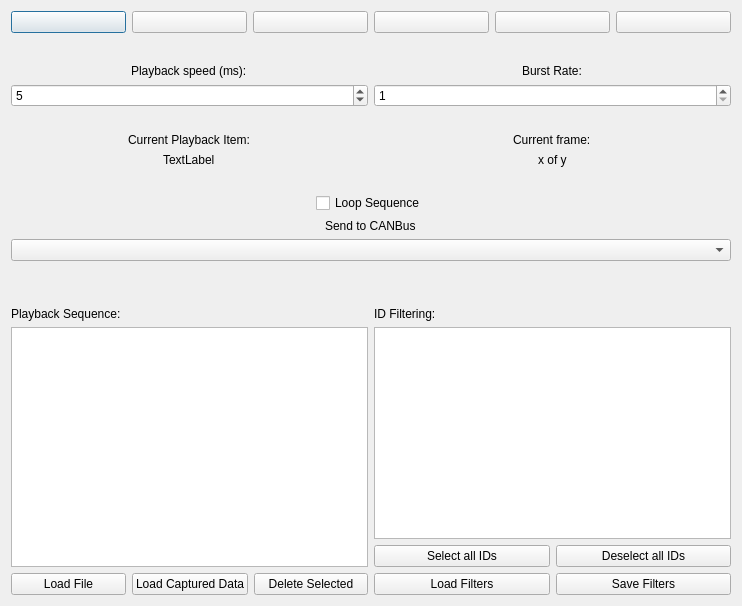
<?xml version="1.0" encoding="UTF-8"?>
<ui version="4.0">
 <class>FramePlaybackWindow</class>
 <widget class="QDialog" name="FramePlaybackWindow">
  <property name="geometry">
   <rect>
    <x>0</x>
    <y>0</y>
    <width>742</width>
    <height>606</height>
   </rect>
  </property>
  <property name="windowTitle">
   <string>Playback</string>
  </property>
  <layout class="QVBoxLayout" name="verticalLayout">
   <item>
    <layout class="QHBoxLayout" name="horizontalLayout">
     <item>
      <widget class="QPushButton" name="btnStepBack">
       <property name="text">
        <string/>
       </property>
       <property name="icon">
        <iconset resource="../icons.qrc">
         <normaloff>:/icons/images/NavBack.png</normaloff>:/icons/images/NavBack.png</iconset>
       </property>
      </widget>
     </item>
     <item>
      <widget class="QPushButton" name="btnPause">
       <property name="text">
        <string/>
       </property>
       <property name="icon">
        <iconset resource="../icons.qrc">
         <normaloff>:/icons/images/PauseHS.png</normaloff>:/icons/images/PauseHS.png</iconset>
       </property>
      </widget>
     </item>
     <item>
      <widget class="QPushButton" name="btnPlayReverse">
       <property name="text">
        <string/>
       </property>
       <property name="icon">
        <iconset resource="../icons.qrc">
         <normaloff>:/icons/images/ReverseHS.png</normaloff>:/icons/images/ReverseHS.png</iconset>
       </property>
      </widget>
     </item>
     <item>
      <widget class="QPushButton" name="btnStop">
       <property name="text">
        <string/>
       </property>
       <property name="icon">
        <iconset resource="../icons.qrc">
         <normaloff>:/icons/images/StopHS.png</normaloff>:/icons/images/StopHS.png</iconset>
       </property>
      </widget>
     </item>
     <item>
      <widget class="QPushButton" name="btnPlay">
       <property name="text">
        <string/>
       </property>
       <property name="icon">
        <iconset resource="../icons.qrc">
         <normaloff>:/icons/images/PlayHS.png</normaloff>:/icons/images/PlayHS.png</iconset>
       </property>
      </widget>
     </item>
     <item>
      <widget class="QPushButton" name="btnStepForward">
       <property name="text">
        <string/>
       </property>
       <property name="icon">
        <iconset resource="../icons.qrc">
         <normaloff>:/icons/images/NavForward.png</normaloff>:/icons/images/NavForward.png</iconset>
       </property>
      </widget>
     </item>
    </layout>
   </item>
   <item>
    <spacer name="verticalSpacer_4">
     <property name="orientation">
      <enum>Qt::Vertical</enum>
     </property>
     <property name="sizeType">
      <enum>QSizePolicy::Preferred</enum>
     </property>
     <property name="sizeHint" stdset="0">
      <size>
       <width>20</width>
       <height>25</height>
      </size>
     </property>
    </spacer>
   </item>
   <item>
    <layout class="QHBoxLayout" name="horizontalLayout_4">
     <item>
      <layout class="QVBoxLayout" name="verticalLayout_3">
       <item alignment="Qt::AlignHCenter">
        <widget class="QLabel" name="label">
         <property name="text">
          <string>Playback speed (ms):</string>
         </property>
        </widget>
       </item>
       <item>
        <widget class="QSpinBox" name="spinPlaySpeed">
         <property name="minimum">
          <number>0</number>
         </property>
         <property name="maximum">
          <number>1000</number>
         </property>
         <property name="value">
          <number>5</number>
         </property>
        </widget>
       </item>
      </layout>
     </item>
     <item>
      <layout class="QVBoxLayout" name="verticalLayout_2">
       <item alignment="Qt::AlignHCenter">
        <widget class="QLabel" name="label_3">
         <property name="text">
          <string>Burst Rate:</string>
         </property>
        </widget>
       </item>
       <item>
        <widget class="QSpinBox" name="spinBurstSpeed">
         <property name="minimum">
          <number>1</number>
         </property>
         <property name="maximum">
          <number>8</number>
         </property>
         <property name="value">
          <number>1</number>
         </property>
        </widget>
       </item>
      </layout>
     </item>
    </layout>
   </item>
   <item>
    <spacer name="verticalSpacer">
     <property name="orientation">
      <enum>Qt::Vertical</enum>
     </property>
     <property name="sizeType">
      <enum>QSizePolicy::Preferred</enum>
     </property>
     <property name="sizeHint" stdset="0">
      <size>
       <width>10</width>
       <height>20</height>
      </size>
     </property>
    </spacer>
   </item>
   <item>
    <layout class="QHBoxLayout" name="horizontalLayout_7">
     <item>
      <layout class="QVBoxLayout" name="verticalLayout_6">
       <item alignment="Qt::AlignHCenter">
        <widget class="QLabel" name="label_7">
         <property name="text">
          <string>Current Playback Item:</string>
         </property>
        </widget>
       </item>
       <item alignment="Qt::AlignHCenter">
        <widget class="QLabel" name="lblCurrPlayback">
         <property name="text">
          <string>TextLabel</string>
         </property>
        </widget>
       </item>
      </layout>
     </item>
     <item>
      <layout class="QVBoxLayout" name="verticalLayout_8">
       <item alignment="Qt::AlignHCenter">
        <widget class="QLabel" name="label_2">
         <property name="text">
          <string>Current frame:</string>
         </property>
        </widget>
       </item>
       <item alignment="Qt::AlignHCenter">
        <widget class="QLabel" name="lblPosition">
         <property name="text">
          <string>x of y</string>
         </property>
        </widget>
       </item>
      </layout>
     </item>
    </layout>
   </item>
   <item>
    <spacer name="verticalSpacer_2">
     <property name="orientation">
      <enum>Qt::Vertical</enum>
     </property>
     <property name="sizeType">
      <enum>QSizePolicy::Preferred</enum>
     </property>
     <property name="sizeHint" stdset="0">
      <size>
       <width>20</width>
       <height>20</height>
      </size>
     </property>
    </spacer>
   </item>
   <item alignment="Qt::AlignHCenter">
    <widget class="QCheckBox" name="cbLoop">
     <property name="text">
      <string>Loop Sequence</string>
     </property>
    </widget>
   </item>
   <item alignment="Qt::AlignHCenter">
    <widget class="QLabel" name="label_4">
     <property name="text">
      <string>Send to CANBus</string>
     </property>
    </widget>
   </item>
   <item>
    <widget class="QComboBox" name="comboCANBus"/>
   </item>
   <item>
    <spacer name="verticalSpacer_3">
     <property name="orientation">
      <enum>Qt::Vertical</enum>
     </property>
     <property name="sizeType">
      <enum>QSizePolicy::Preferred</enum>
     </property>
     <property name="sizeHint" stdset="0">
      <size>
       <width>20</width>
       <height>40</height>
      </size>
     </property>
    </spacer>
   </item>
   <item>
    <layout class="QHBoxLayout" name="horizontalLayout_5">
     <item>
      <layout class="QVBoxLayout" name="verticalLayout_5">
       <item>
        <widget class="QLabel" name="label_6">
         <property name="text">
          <string>&lt;html&gt;&lt;head/&gt;&lt;body&gt;&lt;p&gt;Playback Sequence:&lt;/p&gt;&lt;/body&gt;&lt;/html&gt;</string>
         </property>
        </widget>
       </item>
       <item>
        <widget class="QTableWidget" name="tblSequence"/>
       </item>
       <item>
        <layout class="QHBoxLayout" name="horizontalLayout_8">
         <item>
          <widget class="QPushButton" name="btnLoadFile">
           <property name="text">
            <string>Load File</string>
           </property>
          </widget>
         </item>
         <item>
          <widget class="QPushButton" name="btnLoadLive">
           <property name="text">
            <string>Load Captured Data</string>
           </property>
          </widget>
         </item>
         <item>
          <widget class="QPushButton" name="btnDelete">
           <property name="text">
            <string>Delete Selected</string>
           </property>
          </widget>
         </item>
        </layout>
       </item>
      </layout>
     </item>
     <item>
      <layout class="QVBoxLayout" name="verticalLayout_4">
       <item>
        <widget class="QLabel" name="label_5">
         <property name="text">
          <string>ID Filtering:</string>
         </property>
        </widget>
       </item>
       <item>
        <widget class="QListWidget" name="listID"/>
       </item>
       <item>
        <layout class="QHBoxLayout" name="horizontalLayout_6">
         <item>
          <widget class="QPushButton" name="btnSelectAll">
           <property name="text">
            <string>Select all IDs</string>
           </property>
          </widget>
         </item>
         <item>
          <widget class="QPushButton" name="btnSelectNone">
           <property name="text">
            <string>Deselect all IDs</string>
           </property>
          </widget>
         </item>
        </layout>
       </item>
       <item>
        <layout class="QHBoxLayout" name="horizontalLayout_9">
         <item>
          <widget class="QPushButton" name="btnLoadFilters">
           <property name="text">
            <string>Load Filters</string>
           </property>
          </widget>
         </item>
         <item>
          <widget class="QPushButton" name="btnSaveFilters">
           <property name="text">
            <string>Save Filters</string>
           </property>
          </widget>
         </item>
        </layout>
       </item>
      </layout>
     </item>
    </layout>
   </item>
   <item>
    <layout class="QHBoxLayout" name="horizontalLayout_3"/>
   </item>
  </layout>
 </widget>
 <resources>
  <include location="../icons.qrc"/>
 </resources>
 <connections/>
</ui>
